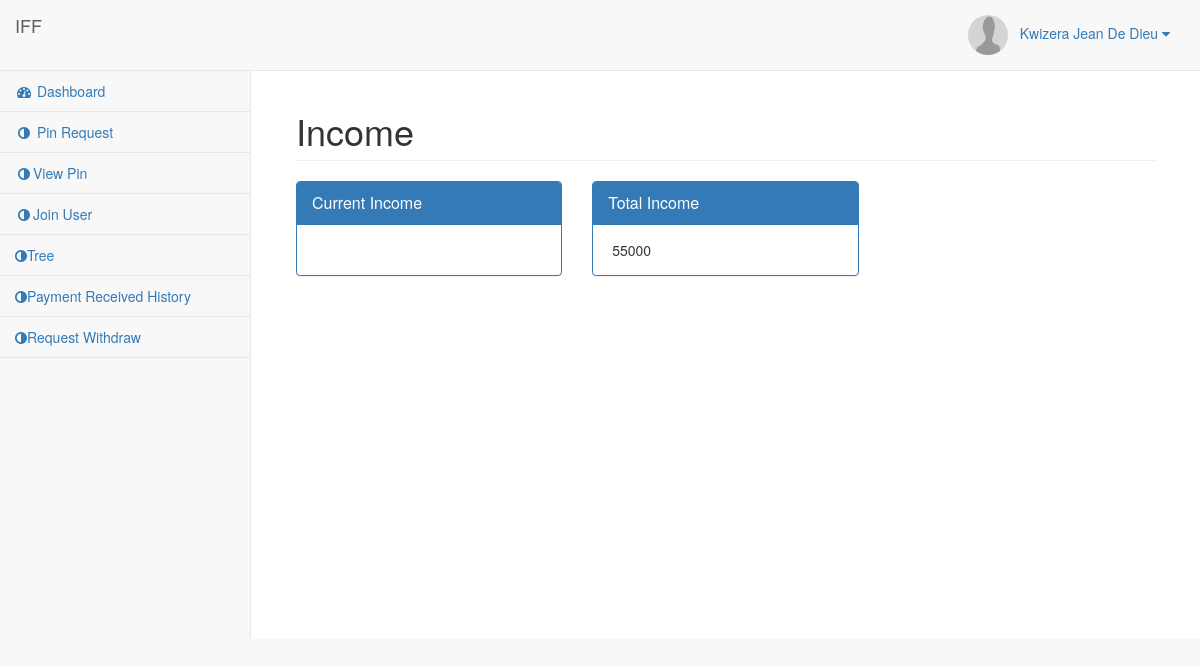
/income.php (signed in), run on the app's committed database.
### tables this page shows
CREATE TABLE `user` (
  `id` int(11) NOT NULL,
  `userident` int(11) NOT NULL,
  `Names` varchar(50) NOT NULL,
  `NationalID` bigint(50) NOT NULL,
  `password` varchar(30) NOT NULL,
  `mobile` varchar(12) NOT NULL,
  `address` text NOT NULL,
  `under_userpin` varchar(50) DEFAULT '',
  `side` enum('left','right') NOT NULL,
  `user_status` varchar(100) NOT NULL,
  `picture` varchar(200) NOT NULL,
  `created_at` datetime NOT NULL DEFAULT CURRENT_TIMESTAMP,
  `updated_at` datetime NOT NULL DEFAULT CURRENT_TIMESTAMP
);

CREATE TABLE `income` (
  `id` int(11) NOT NULL,
  `userident` int(11) DEFAULT NULL,
  `total_earnings` int(11) DEFAULT '0',
  `available_balance` int(11) DEFAULT '0',
  `total_bal` int(11) DEFAULT '0',
  `total_payment` int(11) NOT NULL DEFAULT '0',
  `created_at` datetime NOT NULL DEFAULT CURRENT_TIMESTAMP,
  `updated_at` datetime NOT NULL DEFAULT CURRENT_TIMESTAMP
);

### income.php (the view, shortened to what this page needs)
<?php
include('php-includes/connect.php');
$userident = $_SESSION['userident'];
?>
<!DOCTYPE html>
<html lang="en">
<head>
    <link href="vendor/bootstrap/css/bootstrap.min.css" rel="stylesheet">
    <link href="vendor/metisMenu/metisMenu.min.css" rel="stylesheet">
    <link href="dist/css/sb-admin-2.css" rel="stylesheet">
    <link href="vendor/font-awesome/css/font-awesome.min.css" rel="stylesheet" type="text/css">
</head>
<body>
    <div id="wrapper">
        <?php include('php-includes/menu.php'); ?>
        <div id="page-wrapper">
            <div class="container-fluid">
                <div class="row">
                    <div class="col-lg-12">
                        <h1 class="page-header">Income</h1>
                    </div>
                </div>
                <div class="row">
                	<?php
						$query = mysqli_query($con,"select * from income where userident='$userident'");
						$result = mysqli_fetch_array($query);
					?>
                	<div class="col-lg-4">
                    	<div class="panel panel-primary">
                        	<div class="panel-heading">
                            	<div class="panel-title">Current Income</div>
                            </div>
                            <div class="panel-body">
                            </div>
                        </div>
                    </div>
                    <div class="col-lg-4">
                    	<div class="panel panel-primary">
                        	<div class="panel-heading">
                            	<div class="panel-title">Total Income</div>
                            </div>
                            <div class="panel-body">
                            	<i class="fa fa-rupess"></i> <?php echo $result['total_bal']; ?>
                            </div>
                        </div>
                    </div>
                </div>
            </div>
        </div>
    </div>
</body>
</html>

### php-includes/menu.php (shortened to what this page needs)
<?php
include('php-includes/connect.php');
$query = mysqli_query($con,"select * from user where userident='$userident'");
$result = mysqli_fetch_array($query);
?>
<nav class="navbar navbar-default navbar-static-top" role="navigation" style="margin-bottom: 0">
            <div class="navbar-header">
                <a class="navbar-brand" href="#">IFF</a>
            </div>
            <ul class="nav navbar-top-links navbar-right">
                <li class="dropdown">
                    <a class="dropdown-toggle" data-toggle="dropdown" href="#">
                    <img src="uploads/<?php echo  $result['picture']; ?>" class="user-image" alt="User Image" style="border-radius: 50%;" width="40px" height="40px"></i>&nbsp;&nbsp;&nbsp;<?php echo $result['Names']?> <i class="fa fa-caret-down"></i>
                    </a>
                </li>
            </ul>
            <br/>
            <div class="navbar-default sidebar" role="navigation">
                <div class="sidebar-nav navbar-collapse">
                    <ul class="nav" id="side-menu">
                        <li>
                            <a href="home.php"><i class="fa fa-dashboard fa-fw"></i> Dashboard</a>
                        </li>
                        <li>
                            <a href="pin-request.php"><i class="fa fa-adjust fa-fw"></i> Pin Request</a>
                        </li>
                        <li>
                            <a href="pin.php"><i class="fa fa-adjust fa-fw"></i>View Pin</a>
                        </li>
                        <li>
                            <a href="join.php"><i class="fa fa-adjust fa-fw"></i>Join User</a>
                        </li>
                        <li>
                            <a href="tree.php"><i class="fa fa-adjust fa-hub"></i>Tree</a>
                        </li>
						<li>
                            <a href="payment-received-history.php"><i class="fa fa-adjust fa-hub"></i>Payment Received History</a>
                        </li>
                        <li>
                            <a href="withdraw.php"><i class="fa fa-adjust fa-hub"></i>Request Withdraw</a>
                        </li>
                    </ul>
                </div>
            </div>
        </nav>

### data on the page
user: picture (picture), Names "Kwizera Jean De Dieu"
income: total_bal "55000"
